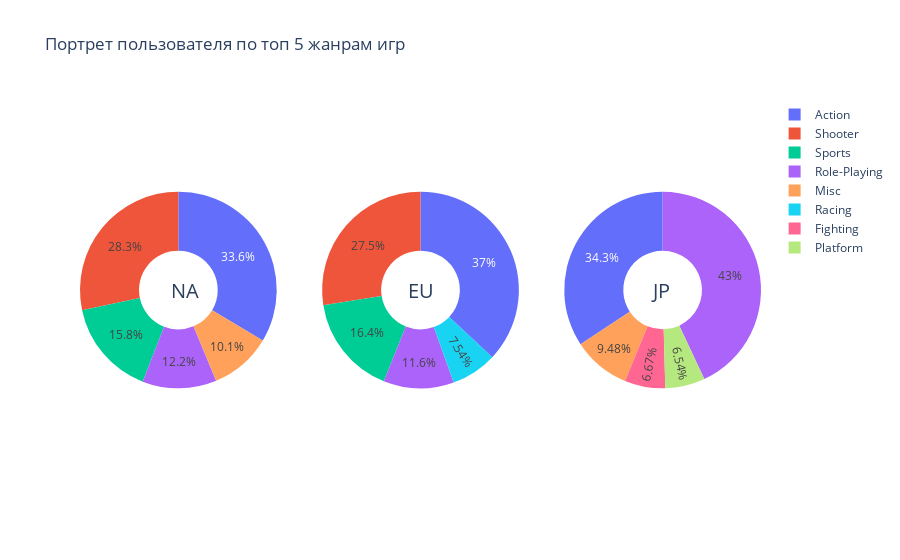

Write notebook code for a chart like this one.
### Markdown cell above
* Экшн популярен везде
* Шутеры актуальны в Америке и Европе, а в Японии не входит в топ 5.
* В Японии не любят спортивные игры
* В Японии более 30% продаж - РП игры, что заметно выше, чем в других регионах.
* Стоит отметить, что в Европе по-прежнему популярны гонки,
* В Японии - Файтинги и Платформенные игры

### Code cell
fig = make_subplots(rows=1, cols=3, specs=[[{'type':'domain'}, {'type':'domain'}, {'type':'domain'}]])
fig.add_trace(go.Pie(labels=america_top['genre'].head(5), values=america_top['perc_plat'].head(5), name="GHG Emissions"),1, 1)
fig.add_trace(go.Pie(labels=europe_top['genre'].head(5), values=europe_top['perc_plat'].head(5), name="GHG Emissions"),1, 2)
fig.add_trace(go.Pie(labels=japan_top['genre'].head(5), values=japan_top['perc_plat'].head(5), name="GHG Emissions"),1, 3)

# Use `hole` to create a donut-like pie chart
fig.update_traces(hole=.4, hoverinfo="label+percent+name")

fig.update_layout(
    title_text="Портрет пользователя по топ 5 жанрам игр",
    # Add annotations in the center of the donut pies.
    annotations=[dict(text='NA', x=0.13, y=0.5, font_size=20, showarrow=False),
                 dict(text='EU', x=0.50, y=0.5, font_size=20, showarrow=False),
                 dict(text='JP', x=0.87, y=0.5, font_size=20, showarrow=False)],bargap = 0.3)
fig.show()

### Figure 1 — Plotly figure (JSON) as saved in the notebook; plotly's stock layout.template omitted (floating-point values rounded to 4 significant figures)
{"data": [{"domain": {"x": [0, 0.2889], "y": [0, 1]}, "hole": 0.4, "hoverinfo": "label+percent+name", "labels": ["Action", "Shooter", "Sports", "Role-Playing", "Misc"], "name": "GHG Emissions", "type": "pie", "values": [0.2783, 0.2343, 0.131, 0.101, 0.08399]}, {"domain": {"x": [0.3556, 0.6444], "y": [0, 1]}, "hole": 0.4, "hoverinfo": "label+percent+name", "labels": ["Action", "Shooter", "Sports", "Role-Playing", "Racing"], "name": "GHG Emissions", "type": "pie", "values": [0.2973, 0.221, 0.1321, 0.09301, 0.06059]}, {"domain": {"x": [0.7111, 1], "y": [0, 1]}, "hole": 0.4, "hoverinfo": "label+percent+name", "labels": ["Role-Playing", "Action", "Misc", "Fighting", "Platform"], "name": "GHG Emissions", "type": "pie", "values": [0.3251, 0.259, 0.07165, 0.0504, 0.04938]}], "layout": {"annotations": [{"font": {"size": 20}, "showarrow": false, "text": "NA", "x": 0.13, "y": 0.5}, {"font": {"size": 20}, "showarrow": false, "text": "EU", "x": 0.5, "y": 0.5}, {"font": {"size": 20}, "showarrow": false, "text": "JP", "x": 0.87, "y": 0.5}], "bargap": 0.3, "title": {"text": "Портрет пользователя по топ 5 жанрам игр"}}}
